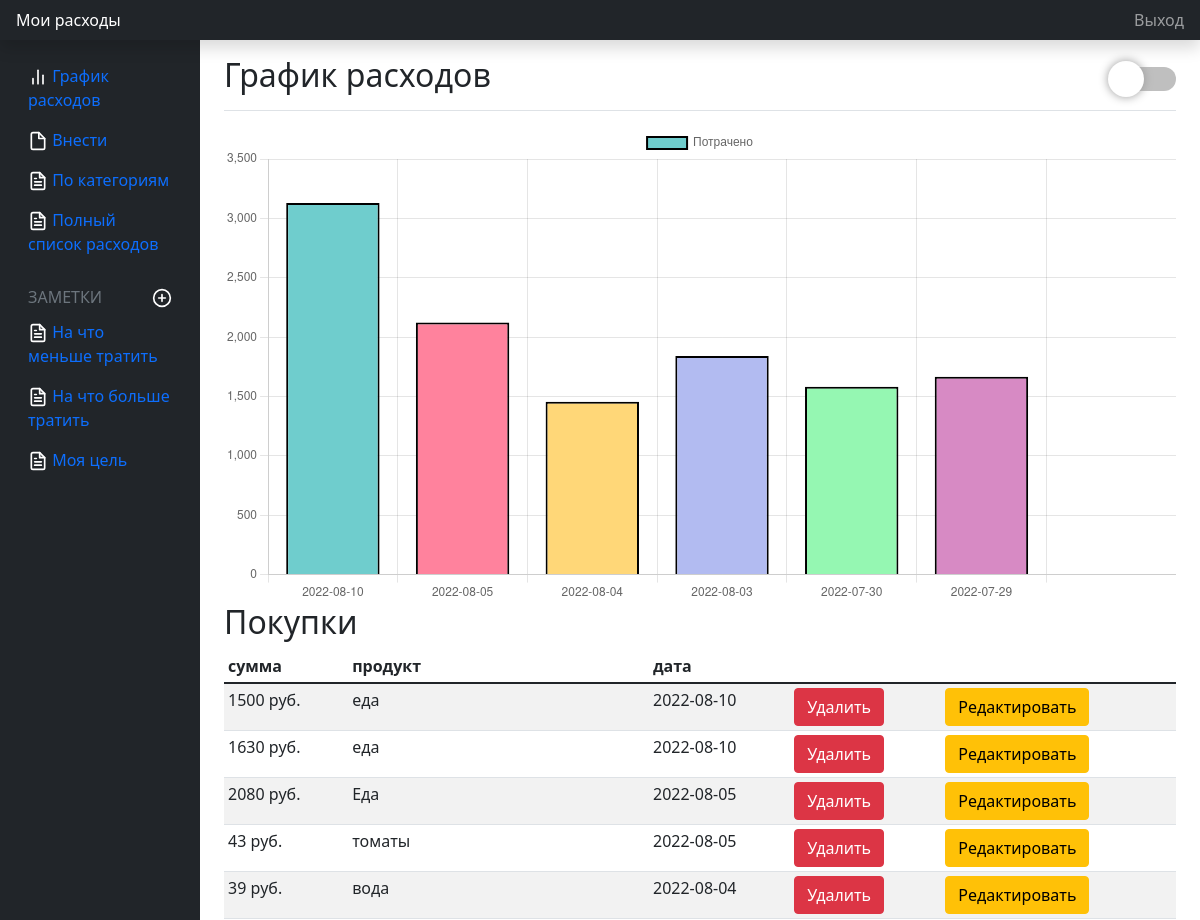
Before: / (upper part) with the older database file.
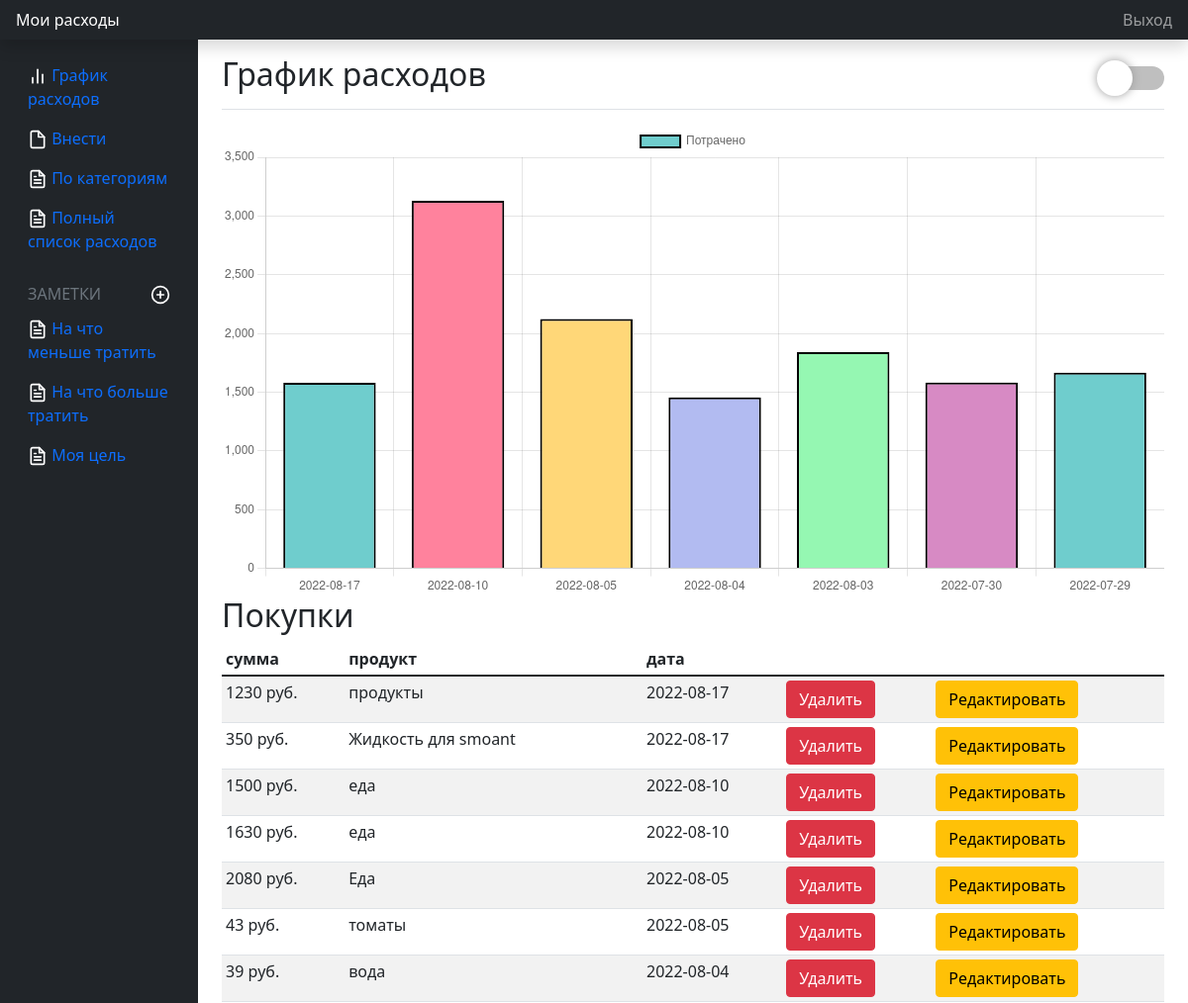
After: the same page with the newer database file.
### main.py (models this page shows, shortened)
class Article(db.Model):
    id = db.Column(db.Integer, primary_key=True)
    date = db.Column(db.DateTime, default=datetime.utcnow)
    product = db.Column(db.String(50), nullable=True)
    price = db.Column(db.Integer)

### main.py (the view)
@login_required
@app.route('/')
def index():
    article = Article.query.order_by(Article.date.desc()).all()
    return render_template("index.html", article=article)

### main.py (called while the page is built)
@app.after_request
def redirect_to_signin(response):
    if response.status_code == 401:
        return redirect(url_for('/sign_in'))
    return response

### templates/index.html (shortened to what this page needs)
{% extends 'base.html' %}
{% block body %}
<main class="col-md-9 ms-sm-auto col-lg-10 px-md-4"><div class="chartjs-size-monitor"><div class="chartjs-size-monitor-expand"><div class=""></div></div><div class="chartjs-size-monitor-shrink"><div class=""></div></div></div>
    <div class="d-flex justify-content-between flex-wrap flex-md-nowrap align-items-center pt-3 pb-2 mb-3 border-bottom">
      <h1 class="h2">График расходов</h1>
      <div class="switch-btn" onclick="updateType()"></div>
    </div>
    <canvas id="myChart"></canvas>
    <h2>Покупки</h2>
    <div class="table-responsive">
      <table class="table table-striped table-sm">
        <thead>
          <tr>
            <th>сумма</th>
            <th>продукт</th>
            <th>дата</th>
          </tr>
        </thead>
        <tbody>
            {% for el in article %}
                <tr>
                    <td id="price_td">{{ el.price }} руб.</td>
                    <td id="product_td">{{el.product}}</td>
                    <td id="date_td">{{el.date.date()}}</td>
                    <td><a href="/spending/{{ el.id }}/del" class="btn btn-danger">Удалить</a></td>
                    <td><a href="/refactor/{{ el.id }}/update" class="btn btn-warning">Редактировать</a></td>
                </tr>
            {% endfor %}
        </tbody>
      </table>
    </div>
  </main>
  <script>
    // кнопка пока не используется
    $('.switch-btn').click(function(){
      $(this).toggleClass('switch-on');
      if ($(this).hasClass('switch-on')) {
        $(this).trigger('on.switch');
      } else {
        $(this).trigger('off.switch');
      }
    });
    // Дата из БД
    var date_db = ('{% for el in article %} {{el.date.date()}} {% endfor %}').replace(/\s+/g, ' ').trim();
    let date = date_db.split(' ');
    let setDate = new Set(date);
    let arrDate = Array.from(setDate)
    arrDate.length = 7;
    // Цена из БД
    var price_db = ('{% for el in article %} {{el.price}} {% endfor %}').replace(/\s+/g, ' ').trim();
    let price = price_db.split(' ').map(Number);
    let sortPrice = [];
    let sum = Number();
    // делаем зависимость общей траты за определенный день
    for(let i = 0; i < date.length; i++){
            if (date[i] == date[i+1]){
                sum += price[i]
            }else if (sum != 0 && date[i] != date[i+1]){
              sum += price[i]
              sortPrice.push(sum);
                sum = 0;
            }else{
              sortPrice.push(price[i]);
            }
        }
    // строим график по полученным данным
    let ctx = document.querySelector('#myChart').getContext('2d');
    let myChart = new Chart(ctx, {
          type: 'bar',
          data: {
              labels: arrDate,
              datasets: [{
                  label: 'Потрачено',
                  data: sortPrice,
                  backgroundColor: [
                      '#6fcdcd',
                      '#ff829d',
                      '#ffd778',
                      '#B2BBF1',
                      '#95F7B2',
                      '#D78AC4'
                  ],
                  borderColor: [
                      'black',
                  ],
                  borderWidth: 2
              }]
              },
          options: {
          }
      })
  </script>
{% endblock %}

Changed rows visible on the page:
added Article: price "1230", product "продукты", date "2022-08-17"
added Article: price "350", product "Жидкость для smoant", date "2022-08-17"
Other visible differences:
chart data {{ el.price }}: 1500, 1630, 2080, 43, 39, 1283, 134, 1300, 190, 350, 1400, 69, 67, 45, 1300, 15, 89, 50, 132, 46, 34 → 1230, 350, 1500, 1630, 2080, 43, 39, 1283, 134, 1300, 190, 350, 1400, 69, 67, 45, 1300, 15, 89, 50, 132, 46, 34
